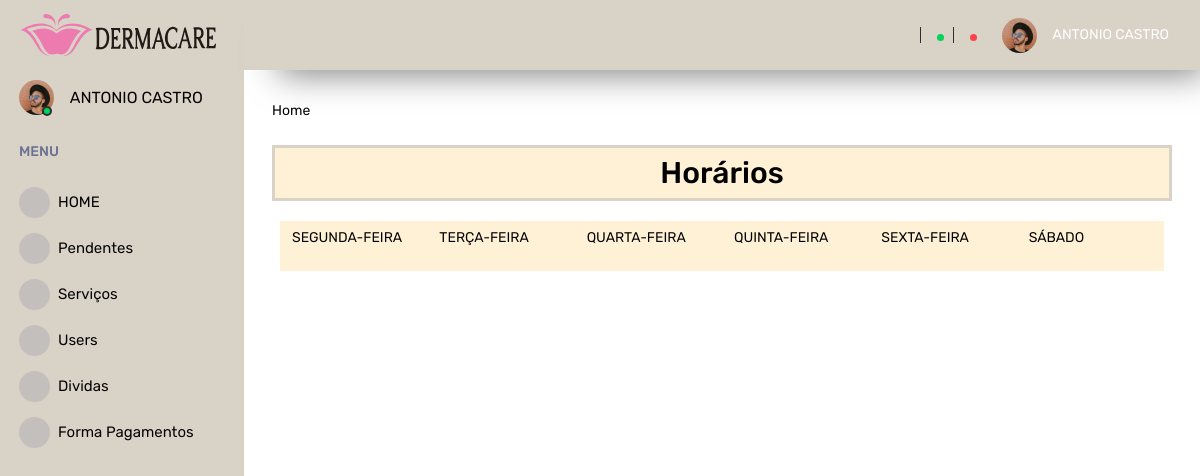
The page /home/onShow (signed in) on the database its author committed.
### tables this page shows
CREATE TABLE `menu_item` (
  `id_menu_item` int(11) NOT NULL,
  `nome` varchar(45) DEFAULT NULL,
  `icon` varchar(45) DEFAULT NULL,
  `url` varchar(45) DEFAULT NULL,
  `menu_item` varchar(45) DEFAULT NULL,
  `tipo_user_id` int(11) NOT NULL
);

CREATE TABLE `semana` (
  `id` int(11) NOT NULL,
  `dia` varchar(255) NOT NULL
);

### app/Controllers/Home.php (called while the page is built, shortened)
<?php
class Home
{
    private $dados;
    public function index() {
        $admUser = new \App\Models\AdmsUser();
        $admServico = new \App\Models\AdmServico();
        $this->dados['tipo_user_id'] = $_SESSION['tipo_user_id'];
        $this->dados['menu'] = $admUser->menu_adm($this->dados);
        $this->dados['semanas'] = $admServico->get_semanas($this->dados);
        $this->dados['data_inicio'] = date("Y-m-d");
        $this->dados['data_fim'] =  date('Y-m-d', strtotime(date("Y-m-d"). ' + 7 days'));
        $this->dados['agendamentos'] = $admUser->get_marcacao($this->dados);
       $carregarView = new \Core\ConfigView("Views/adm/home", $this->dados);
       $carregarView->renderizar();
     }
    public function onShow() {
       $this->index();
    }
}

### app/Models/AdmsUser.php (called while the page is built, shortened)
<?php
class AdmsUser extends Conn
{
    public function menu_adm(array $dados = null)
    {
        try {
            $this->dados = $dados;
                $this->conn = $this->connect();
                $query_val = "SELECT *
                FROM menu_item
                WHERE tipo_user_id =:id";
                $result_val = $this->conn->prepare($query_val);
                $result_val->bindParam(":id", $this->dados['tipo_user_id'], PDO::PARAM_STR);
                $result_val->execute();
                $this->resultadoBd = $result_val->fetchAll();
                if ($this->resultadoBd) {
                    return $this->resultadoBd;
                } else {
                    throw new PDOException("Erro: Não foi possível executar a declaração sql");
                    return $this->resultadoBd;
                }
        } catch (PDOException $erro) {
            echo $erro->getMessage();
        }
    }
}

### app/Models/Conn.php (called while the page is built, shortened)
<?php
class Conn
{
    private string $db = "mysql";
    private string $host = "localhost";
    private string $user = "root";
    private string $pass = "";
    private string $dbname = "edukar_gestao";
    protected function connect()
    {
        $this->connect = new PDO($this->db . ':host=' . $this->host . ';dbname=' . $this->dbname, $this->user, $this->pass);
        $this->connect->setAttribute(PDO::ATTR_ERRMODE, PDO::ERRMODE_EXCEPTION);
        return $this->connect;
    }
}

### app/Models/AdmServico.php (called while the page is built, shortened)
<?php
class AdmServico extends Conn
{
    public function get_semanas(array $dados = null){
        try {
            $this->conn = $this->connect();
            $query_val = "SELECT * FROM semana where id < 7";
            $result_val = $this->conn->prepare($query_val);
            $result_val->execute();
            $this->resultadoBd = json_decode(json_encode($result_val->fetchAll()), FALSE);
            if ($this->resultadoBd) {
                return $this->resultadoBd;
            } else {
                throw new PDOException("Erro: Não foi possível executar a declaração sql");
                return $this->resultadoBd;
            }
        } catch (PDOException $erro) {
            echo $erro->getMessage();
        }
    }
}

### app/Views/menu_footer/menu.php (the view, shortened to what this page needs)
<?php
if (isset($this->dados['menu'])) {
  $menu = $this->dados['menu'];
}
?>
<head>
  <link rel="stylesheet" href="<?php echo URL . 'app/assets/vendors/mdi/css/materialdesignicons.min.css'; ?>">
  <link rel="stylesheet" href="<?php echo URL . 'app/assets/vendors/css/vendor.bundle.base.css'; ?>">
  <link href="https://cdn.jsdelivr.net/npm/select2@4.1.0-rc.0/dist/css/select2.min.css" rel="stylesheet" />
  <link rel="stylesheet" href="<?php echo URL . 'app/assets/css/style.css'; ?>">
</head>
<body>
  <div class="container-scroller">
    <nav class="sidebar sidebar-offcanvas" id="sidebar">
      <div class="sidebar-brand-wrapper d-none d-lg-flex align-items-center justify-content-center fixed-top">
        <a class="sidebar-brand brand-logo" href="<?php echo URL . $_SESSION['home'] ?>">
          <img src="<?php echo URL . 'app/assets/images/logo-derma-h.svg'; ?>" alt="logo" />
        </a>
      </div>
      <ul class="nav">
        <li class="nav-item profile">
          <div class="profile-desc">
            <div class="profile-pic">
              <div class="count-indicator">
                <img class="img-xs rounded-circle " src="<?php echo URL . 'app/assets/images/faces/face15.jpg'; ?>" alt="">
                <span class="count bg-success"></span>
              </div>
              <div class="profile-name">
                <h5 class="mb-0 font-weight-normal"><?php echo $_SESSION['usuario_nome']; ?></h5>
              </div>
            </div>
          </div>
        </li>
        <li class="nav-item nav-category">
          <span class="nav-link">MENU</span>
        </li>
        <?php foreach ($menu as $item) {  ?>
          <li class="nav-item menu-items" id="<?php echo $item['url'] ?>">
            <a class="nav-link" href="<?php echo URL . $item['url']; ?>">
              <span class="menu-icon">
              </span>
              <span class="menu-title"><?php echo $item['menu_item']; ?></span>
            </a>
          </li>
        <?php } ?>
      </ul>
    </nav>
    <div class="container-fluid page-body-wrapper">
      <nav class="navbar p-0 fixed-top d-flex flex-row">
        <div class="navbar-menu-wrapper flex-grow d-flex align-items-stretch">
          <button class="navbar-toggler navbar-toggler align-self-center" type="button" data-toggle="minimize">
          </button>
          <ul class="navbar-nav w-100">
          </ul>
          <ul class="navbar-nav navbar-nav-right">
            <li class="nav-item dropdown border-left">
              <a class="nav-link count-indicator dropdown-toggle" id="messageDropdown" href="#" data-toggle="dropdown" aria-expanded="false">
                <span class="count bg-success"></span>
              </a>
            </li>
            <li class="nav-item dropdown border-left">
              <a class="nav-link count-indicator dropdown-toggle" id="notificationDropdown" href="#" data-toggle="dropdown">
                <span class="count bg-danger"></span>
              </a>
            </li>
            <li class="nav-item dropdown">
              <a class="nav-link" id="profileDropdown" href="#" data-toggle="dropdown">
                <div class="navbar-profile">
                  <img class="img-xs rounded-circle" src="<?php echo URL . 'app/assets/images/faces/face15.jpg'; ?>" alt="">
                  <p class="mb-0 d-none d-sm-block navbar-profile-name"><?php echo $_SESSION['usuario_nome']; ?></p>
                </div>
              </a>
            </li>
          </ul>
        </div>
      </nav>

### index.php (shortened to what this page needs)
<html lang="pt-br">
<head>
    <link rel="stylesheet" href="https://cdn.datatables.net/1.13.1/css/jquery.dataTables.min.css" />
</head>
<body>
    <?php
    $url = new Home();
    $url->carregar();
    ?>
</body>
</html>

### core/ConfigController.php (shortened to what this page needs)
<?php
class ConfigController
{
    private string $urlMetodo;
    public function __construct() {
        if (!empty(filter_input(INPUT_GET, "url", FILTER_DEFAULT))) {
            $this->url = filter_input(INPUT_GET, "url", FILTER_DEFAULT);
            $this->urlConjunto = explode("/", $this->url);
            if ((isset($this->urlConjunto[0])) AND (isset($this->urlConjunto[1]))) {
                $this->urlMetodo = $this->urlConjunto[1];
            }
        } else {
            $this->urlController = "login";
            $this->urlMetodo = "index";
        }
    }
    public function carregar() {
        $classeCarregar = new $classe;
        if($this->urlMetodo == "onShow"){
            $classeCarregar->onShow();
          }
    }
}

### core/ConfigView.php (shortened to what this page needs)
<?php
class ConfigView
{
    private string $nome;
    public function __construct($nome, array $dados = null) {
        $this->nome = $nome;
        $this->dados = $dados;
    }
    public function renderizar() {
        if (file_exists('app/' . $this->nome . '.php')) {
            include 'app/' . $this->nome . '.php';
        } else {
            echo "Erro ao carregar a página<br>";
            echo "Erro ao carregar a view: {$this->nome}<br>";
        }
    }
}

### app/Views/adm/home.php (shortened to what this page needs)
<?php
if (isset($this->dados['semanas'])) {
  $semanas = $this->dados['semanas'];
} else {
  $semanas = [];
}
?>
<?php include "app/Views/menu_footer/menu.php"; ?>
<div class="main-panel">
  <div class="content-wrapper">
  <a href="<?php echo URL . 'home/onShow' ?>" class="menu-link" title="Home"><i class="mdi mdi-home"></i>Home</a>
    <br>
    <br>
    <h2 style="border: solid #d9d3c7 ; background-color: #fff1d6;" class="mb-1 mb-sm-0"><label class="col-sm-12 text-center control-label col-form-label">Horários</label></h2>
    <div class="card-body" >
      <div class="row" style="background-color:#fff1d6;">
        <?php
        if ($semanas) {
          foreach ($semanas as $s) {
            $d_semana = mb_strtoupper(utf8_encode(strftime("%A", strtotime(date("Y-m-d")))), 'UTF-8');
            $d = mb_strtoupper($s->dia, 'UTF-8');
        ?>
            <div class="col-sm-6 col-lg-2" <?php if ($d_semana == $d) {
                                              echo 'style="background-color: #d9d3c7;"';
                                            } ?>>
              <div class="form-group row">
                <label class="col-sm-12 text-left control-label col-form-label"><?php echo $d; ?></label>
              </div>
            </div>
        <?php }
        } ?>
      </div>
    </div>
  </div>
</div>
<?php include "app/Views/menu_footer/footer.php"; ?>

### app/Views/menu_footer/footer.php (shortened to what this page needs)
</body>
<link rel="stylesheet" href="https://cdnjs.cloudflare.com/ajax/libs/toastr.js/latest/toastr.min.css">
</html>

### rows shown on the page
menu_item: menu_item "HOME"
menu_item: menu_item "Pendentes"
menu_item: menu_item "Serviços"
menu_item: menu_item "Users"
menu_item: menu_item "Dividas"
menu_item: menu_item "Forma Pagamentos"
semana: dia "SEGUNDA-FEIRA"
semana: dia "TERÇA-FEIRA"
semana: dia "QUARTA-FEIRA"
semana: dia "QUINTA-FEIRA"
semana: dia "SEXTA-FEIRA"
semana: dia "SÁBADO"

### other values the page prints
$_SESSION['usuario_nome'] "ANTONIO CASTRO"
